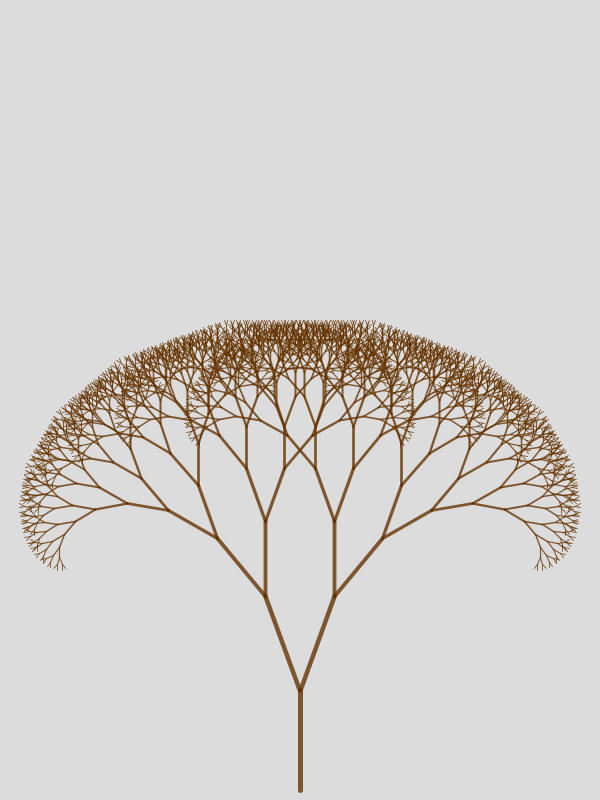
Frame 1 (no input)
Frame 60 (the mouse pressed at the canvas centre just before this capture): identical to frame 1, image omitted
Frame 120 (the mouse held since frame 60 and released just before this capture): identical to frame 1, image omitted

The Processing sketch that drew this single still picture (run headless with seeded random() and noise(); from frame 60 on, the mouse is pressed at the canvas centre):

// Processing sketch: SimpleFractalTree
// ── SimpleFractalTree.pde

float lengthReduction = 0.75;
float strokeReudction = 0.85;
int max = 11;


void setup(){
  size(600, 800);
  stroke(100, 50, 0, 200);
}
void draw(){
  background(220);
  translate(width / 2, height - 110);
  strokeWeight(5);
  line(0,0, 0, 100);
  drawBranch(-100, max, 5* 0.9);
}

void drawBranch(float len, int maxBranches, float strokeW){
  float angle = 0.35;
  
  if(abs(len) < 1 || maxBranches == 0){
    return;
  }
  
  // left branch
  rotate(angle);
  strokeWeight(strokeW);
  line(0, 0, 0, len);
  translate(0, len);
  drawBranch(len * lengthReduction, maxBranches - 1, strokeW * strokeReudction);
  translate(0, -len);
  rotate(-angle);
  
  // right branch
  rotate(-angle);
  strokeWeight(strokeW);
  line(0, 0, 0, len);
  translate(0, len);
  drawBranch(len * lengthReduction, maxBranches - 1, strokeW * strokeReudction);
  translate(0, -len);
  rotate(angle);
}
